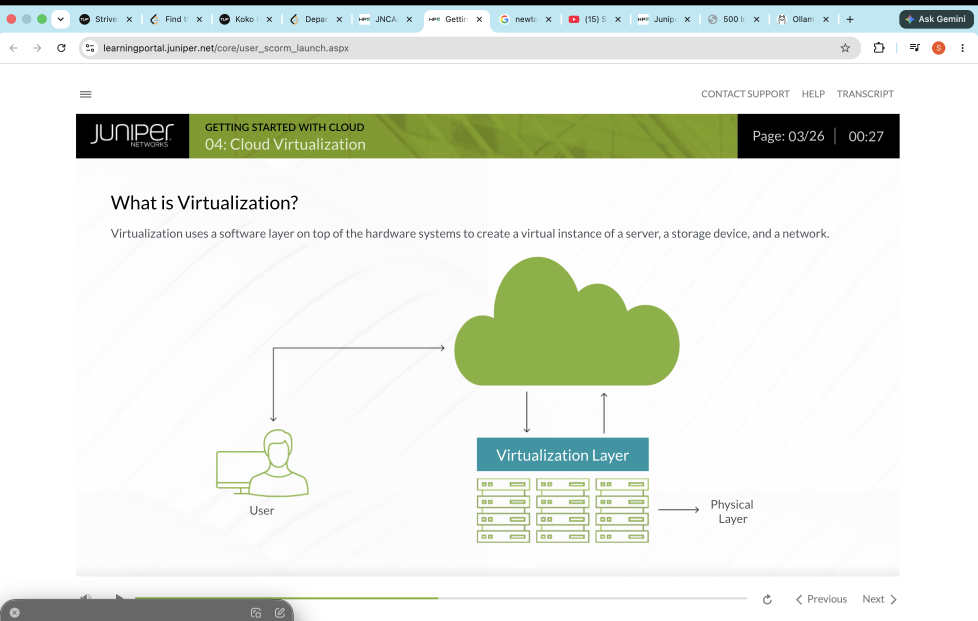
#> input picture backend/test.png, 2934 x 1862 px (shown at 1/3 size)
$ python compare_frames.py ../test.png ../test.png
#> lines starting #> are read from the running program, lines starting #| are printed output that depends on the picture
import sys
import os
from PIL import Image
import numpy as np

def main():
    if len(sys.argv) < 3:
        print("true")
        sys.exit(0)

    img_path1 = sys.argv[1]
    img_path2 = sys.argv[2]

    if not os.path.exists(img_path1) or not os.path.exists(img_path2):
        print("true")
        sys.exit(0)

    try:
        # Resize to 32x32 greyscale for noise-resilient comparison
        img1 = Image.open(img_path1).convert('L').resize((32, 32))
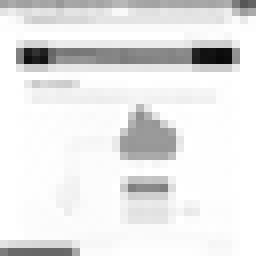
#> img1: PIL image 32x32 L (shown 8 times larger); min 9, max 255, mean 230.9
        img2 = Image.open(img_path2).convert('L').resize((32, 32))

        arr1 = np.array(img1, dtype=np.float32)
        arr2 = np.array(img2, dtype=np.float32)

        mae = np.mean(np.abs(arr1 - arr2)) / 255.0
#> mae = 0

        # Threshold: 0.015 (from original deduplicate_slides.py)
        if mae > 0.015:
            print("true")
        else:
            print("false")
    except Exception as e:
        # Fallback to true (images are different) in case of error
        print("true")

if __name__ == "__main__":
    main()
